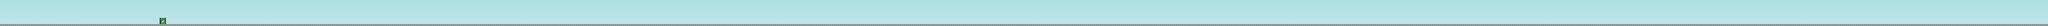

This game map was drawn from its Tiled (.tmx) file and the tilesets committed beside it. A one-line description and the trimmed map source follow:
An orthogonal 1000x13 tile map with 16x16 px tiles, 1 tile layer (Слой тайлов 1), 3 tilesets, 3 image layers and 9 objects.

<map version="1.2" tiledversion="1.2.4" orientation="orthogonal" renderorder="right-down" width="1000" height="13" tilewidth="16" tileheight="16" infinite="0" nextlayerid="10" nextobjectid="13">
 <tileset firstgid="1" name="rock" tilewidth="16" tileheight="16" tilecount="1" columns="1">
  <image source="rock.png" width="16" height="16" />
 </tileset>
 <tileset firstgid="2" name="skyy" tilewidth="16" tileheight="16" tilecount="12288" columns="128">
  <image source="skyy.png" width="2048" height="1546" />
 </tileset>
 <tileset firstgid="12290" source="sann.tsx" />
 <imagelayer id="4" name="HorseGyumri" offsetx="678" offsety="17.3333">
  <image source="horsegyumri.png" width="350" height="208" />
 </imagelayer>
 <imagelayer id="3" name="Church" offsetx="372" offsety="-156">
  <image source="church.png" width="400" height="350" />
 </imagelayer>
 <objectgroup id="5" name="Ground">
  <object id="1" x="0.25" y="191.875" width="16000" height="16" />
  <object id="2" x="15636" y="276" />
  <object id="3" x="1265.33" y="158.667" width="30" height="34" />
  <object id="4" x="1265.33" y="158.667" width="30" height="34" />
  <object id="5" x="1265.33" y="158.667" width="30" height="34" />
  <object id="6" x="1265.33" y="158.667" width="30" height="34" />
 </objectgroup>
 <objectgroup id="9" name="Police">
  <object id="7" x="1743" y="157.5" width="18" height="33.5" />
  <object id="10" x="2015.5" y="159.5" width="16.5" height="32.5" />
  <object id="11" x="2480" y="159" width="16.5" height="32" />
 </objectgroup>
 <objectgroup id="6" name="Sanitek" />
 <imagelayer id="2" name="Gyumribil" offsetx="60" offsety="-14.6667">
  <image source="gyumbil.png" width="350" height="208" />
 </imagelayer>
 <layer id="1" name="Слой тайлов 1" width="1000" height="13">
  <data>[13000 cells, 13000 non-empty, 1510 distinct tile ids]</data>
 </layer>
</map>
